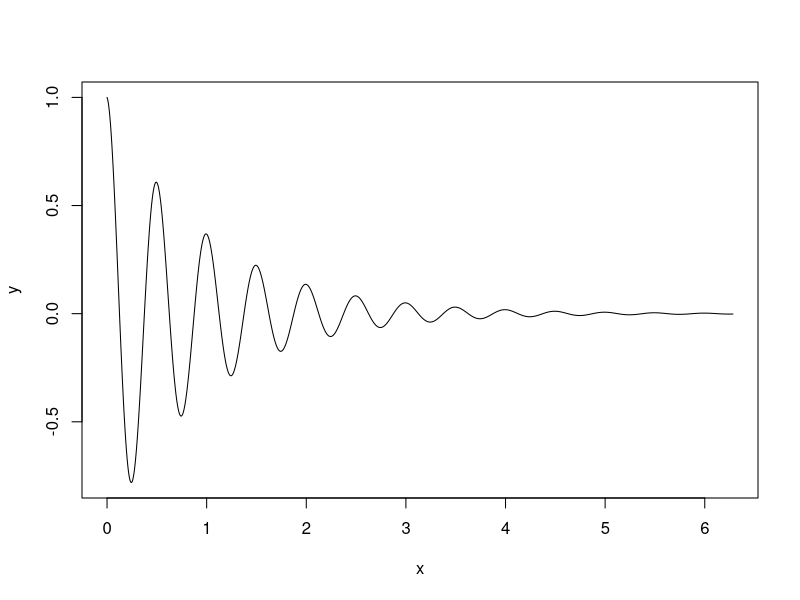

This chart was generated by the following R code:
## ---- chunk 1
# Function to multiply integers from 1 to 10 by a parameter value
get.multiples1to10 <- function(multiplier){
  numbers <- 1:10
  return(multiplier * numbers)
}

# Loop over parameter values 2, 3, and 4
for(current_value in 2:4){
  # Get the multiples
  results <- get.multiples1to10(multiplier = current_value)
  
  # Construct the filename
  the_filename <- paste("multiples1to10--multiplier", current_value, ".csv")
  
  # Write the vector directly to CSV
  write.csv(results, file = the_filename, row.names = FALSE)
  
  sumofall <- 1 + 2 + 3
  print(sumofall)
  
}
# Calculation for best food

Sashimi <- 10
Burger <- 5
Friedchicken <- 8

## ---- chunk 2

# This is a cool plot
x <- seq(0,2*pi, length.out=900)
y <- exp(-x)*cos(4*pi*x)
plot(x,y,type="l")
